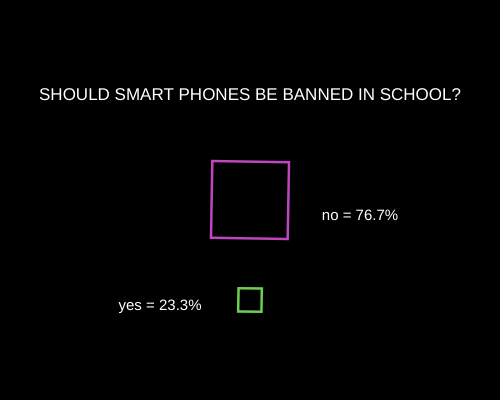
Frame 1 (no input)
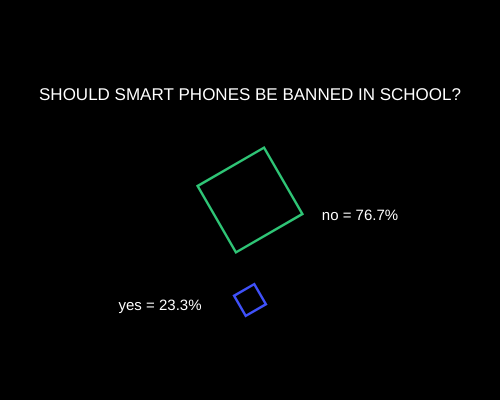
Frame 60 (no input)
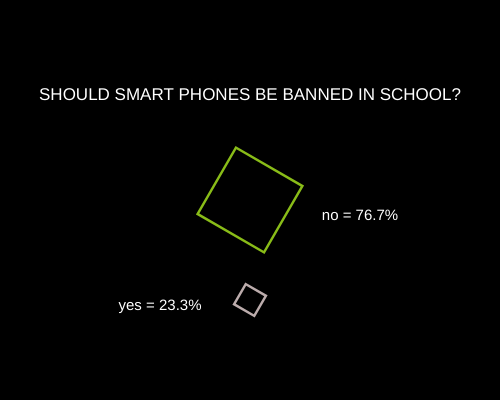
Frame 120 (the mouse pressed at the canvas centre since frame 60)

The p5.js sketch that drew these frames (run headless with seeded random() and noise() and a simulated clock; from frame 60 on, the mouse is pressed at the canvas centre):

// p5.js sketch
// ── sketch.js
// data values (percentages)
let data = [76.7, 23.3];
//angle of rotation
let a = 0; 


function setup() {
  createCanvas(500, 400);
  angleMode(DEGREES);
  rectMode(CENTER);
}

function draw() {
  
  background("black");
  
  //makes the origin of canvas in the middle
  translate(width / 2, height / 2);

  //incrementation of rotation frame count
  a += 1; 

  for (let i = 0; i < data.length; i++) {
    
    push();
    //space
    translate(0, i * 100);
    //rotates the angle
    rotate(a); 
    noFill();
    strokeWeight(2.5);
    stroke(random(30, 255), random(20, 255), random(10, 255));
    square(0, 0, data[i]);

    pop();
  }
  
  //heading
  push();
  fill('white');
  textAlign(CENTER);
  textSize(17);
  text('SHOULD SMART PHONES BE BANNED IN SCHOOL?', 0,-100);
  pop();
  
  //answers
  push();
  fill('white');
  textAlign(CENTER);
  textSize(15);
  text('yes = 23.3%', -90,110);
  text('no = 76.7%', 110,20);
  pop();
}
